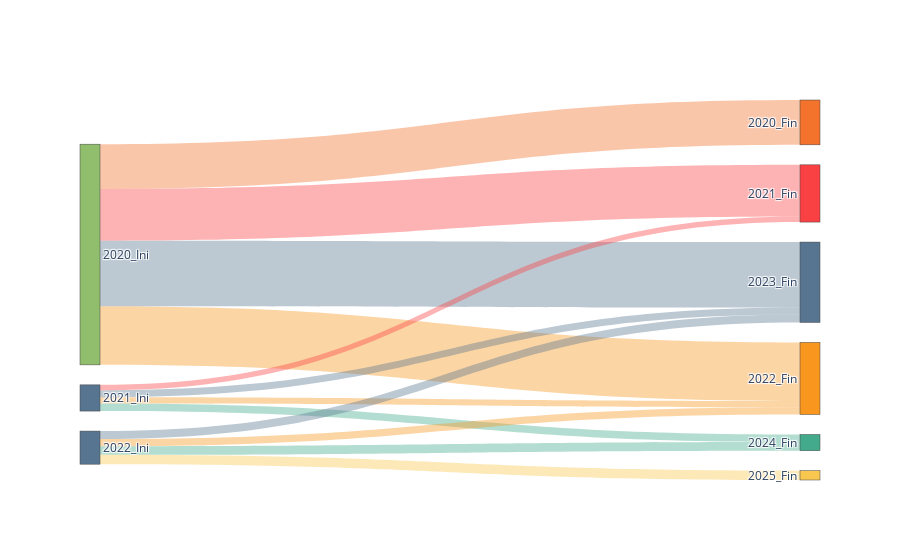

The notebook cell this image was saved under:
### Code cell
fig = go.Figure(
    data = [go.Sankey(
        node = dict(
            label = tuple(node_label), 
            color = node_color
        ),
        link = dict(
            source = source_node,
            target = target_node,
            value = values,
            color = link_color
        )
    )]
)

fig.show()

### Figure 1 — Plotly figure (JSON) as saved in the notebook; plotly's stock layout.template omitted (floating-point values rounded to 4 significant figures)
{"data": [{"link": {"color": ["rgba(243,114,44, 0.4)", "rgba(249,65,68, 0.4)", "rgba(248,150,30, 0.4)", "rgba(87,117,144, 0.4)", "rgba(249,65,68, 0.4)", "rgba(248,150,30, 0.4)", "rgba(87,117,144, 0.4)", "rgba(67,170,139, 0.4)", "rgba(248,150,30, 0.4)", "rgba(87,117,144, 0.4)", "rgba(67,170,139, 0.4)", "rgba(249,199,79, 0.4)"], "source": [4, 4, 4, 4, 6, 6, 6, 6, 7, 7, 7, 7], "target": [1, 0, 2, 8, 0, 2, 8, 5, 2, 8, 5, 3], "value": [1300, 1500, 1700, 1900, 160, 180, 200, 220, 210, 230, 250, 270]}, "node": {"color": ["#F94144", "#F3722C", "#F8961E", "#F9C74F", "#90BE6D", "#43AA8B", "#577590", "#577590", "#577590"], "label": ["2021_Fin", "2020_Fin", "2022_Fin", "2025_Fin", "2020_Ini", "2024_Fin", "2021_Ini", "2022_Ini", "2023_Fin"]}, "type": "sankey"}], "layout": {}}
